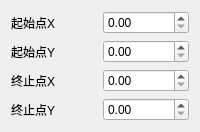
                         <widget class="QWidget" name="page_line">
                          <layout class="QVBoxLayout" name="verticalLayout_24">
                           <item>
                            <layout class="QHBoxLayout" name="horizontalLayout_28">
                             <item>
                              <widget class="QLabel" name="label_18">
                               <property name="text">
                                <string>起始点X</string>
                               </property>
                              </widget>
                             </item>
                             <item>
                              <widget class="QDoubleSpinBox" name="roi_line_startX">
                               <property name="maximum">
                                <double>99990000.000000000000000</double>
                               </property>
                              </widget>
                             </item>
                            </layout>
                           </item>
                           <item>
                            <layout class="QHBoxLayout" name="horizontalLayout_30">
                             <item>
                              <widget class="QLabel" name="label_19">
                               <property name="text">
                                <string>起始点Y</string>
                               </property>
                              </widget>
                             </item>
                             <item>
                              <widget class="QDoubleSpinBox" name="roi_line_startY">
                               <property name="maximum">
                                <double>999999999999.000000000000000</double>
                               </property>
                              </widget>
                             </item>
                            </layout>
                           </item>
                           <item>
                            <layout class="QHBoxLayout" name="horizontalLayout_40">
                             <item>
                              <widget class="QLabel" name="label_20">
                               <property name="text">
                                <string>终止点X</string>
                               </property>
                              </widget>
                             </item>
                             <item>
                              <widget class="QDoubleSpinBox" name="roi_line_endX">
                               <property name="maximum">
                                <double>99990000.000000000000000</double>
                               </property>
                              </widget>
                             </item>
                            </layout>
                           </item>
                           <item>
                            <layout class="QHBoxLayout" name="horizontalLayout_41" stretch="0,0">
                             <item>
                              <widget class="QLabel" name="label_21">
                               <property name="text">
                                <string>终止点Y</string>
                               </property>
                              </widget>
                             </item>
                             <item>
                              <widget class="QDoubleSpinBox" name="roi_line_endY">
                               <property name="maximum">
                                <double>99990000.000000000000000</double>
                               </property>
                              </widget>
                             </item>
                            </layout>
                           </item>
                          </layout>
                         </widget>
